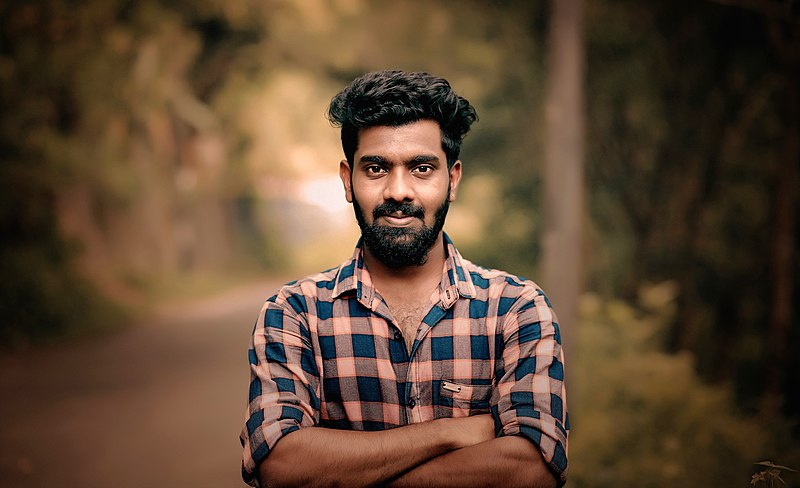
#> input picture Exercise/Transparent picture/media/portrait.jpg, 800 x 488 px
$ jupyter execute transparent-picture.ipynb
#> lines starting #> are read from the running program, lines starting #| are printed output that depends on the picture
[cell 1]
import cv2
import numpy as np
import matplotlib.pyplot as plt

image = cv2.imread('./media/portrait.jpg')
#> image is the input picture: shape (488, 800, 3); mean B, G, R 50.8, 71.1, 94

height, width, _ = image.shape
#> height = 488; width = 800

transparent_img = np.zeros((height, width, 4), np.uint8)
transparent_img[..., 0:3] = image
transparent_img[..., 3] = 80
transparent_img[70:270, 320:480, 3] = 255
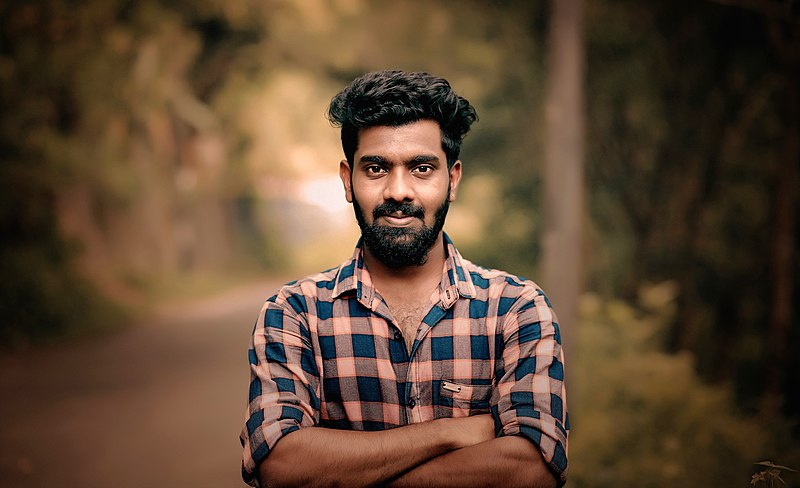
#> transparent_img: shape (488, 800, 4); mean B, G, R, A 50.8, 71.1, 94, 94.3

cv2.imwrite('./media/transparent_picture.png', transparent_img)

transparent_img = cv2.cvtColor(transparent_img, cv2.COLOR_BGRA2RGBA)
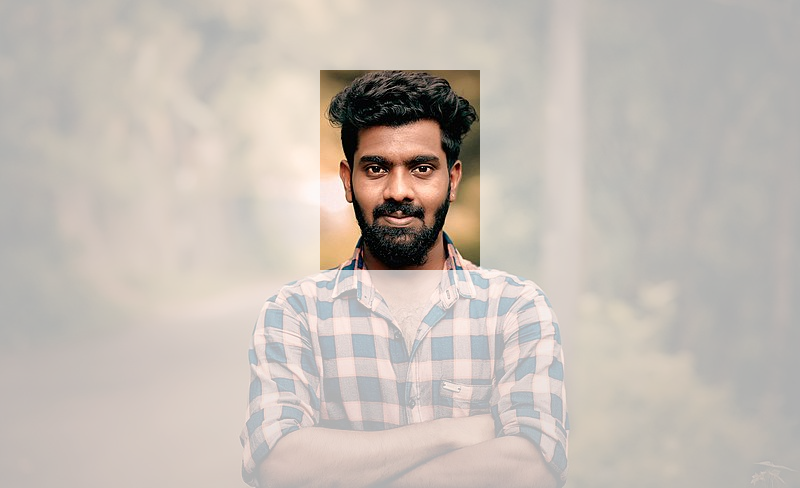
#> transparent_img: shape (488, 800, 4); mean R, G, B, A 94, 71.1, 50.8, 94.3; transparent parts drawn white

plt.figure(figsize=[15,5])
plt.subplot(131); plt.imshow(image[...,::-1]); plt.title('Original');
plt.subplot(132); plt.imshow(transparent_img[..., 3], 'gray'); plt.title('Mask');
plt.subplot(133); plt.imshow(transparent_img); plt.title('Transparent image');
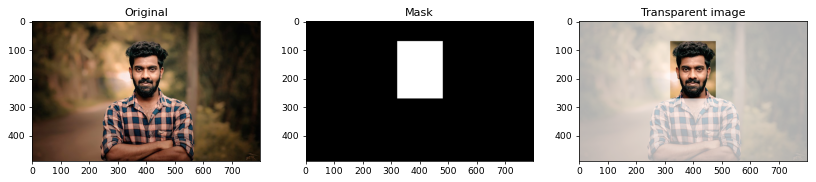
#> figure drawn by matplotlib, 3 panels
